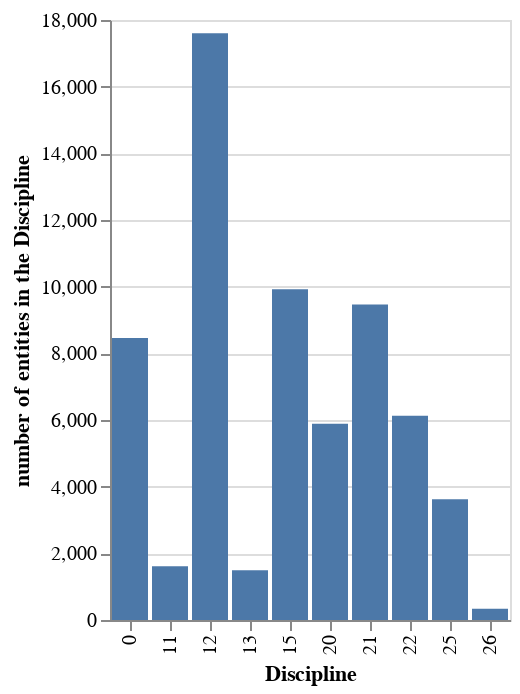

Source (notebook cell):
### Markdown cell above
This notebook uses the postprocessed cooccurrence taxonomy described in the article and is therefore relatively evenly distributed. Run the same code with the imbalanced or centroids taxonomies to compare.

### Code cell
source = taxonomy["Level_1"].value_counts().to_pandas()
alt.Chart(source).mark_bar().encode(
    x = alt.X("Level_1", title = "Discipline"),
    y = alt.Y("counts", title = "number of entities in the Discipline"))

### Figure 1 — Vega-Lite specification as saved in the notebook (floating-point values rounded to 4 significant figures)
{"config": {"view": {"continuousWidth": 300, "continuousHeight": 300}}, "data": {"name": "data-f1923dd4d21b6607b67d2e02335cf193"}, "mark": {"type": "bar"}, "encoding": {"x": {"field": "Level_1", "title": "Discipline", "type": "nominal"}, "y": {"field": "counts", "title": "number of entities in the Discipline", "type": "quantitative"}}, "$schema": "https://vega.github.io/schema/vega-lite/v5.8.0.json", "datasets": {"data-f1923dd4d21b6607b67d2e02335cf193": [{"Level_1": "11", "counts": 1610}, {"Level_1": "12", "counts": 17604}, {"Level_1": "25", "counts": 3625}, {"Level_1": "0", "counts": 8463}, {"Level_1": "13", "counts": 1493}, {"Level_1": "22", "counts": 6129}, {"Level_1": "21", "counts": 9467}, {"Level_1": "15", "counts": 9922}, {"Level_1": "20", "counts": 5887}, {"Level_1": "26", "counts": 341}]}}
